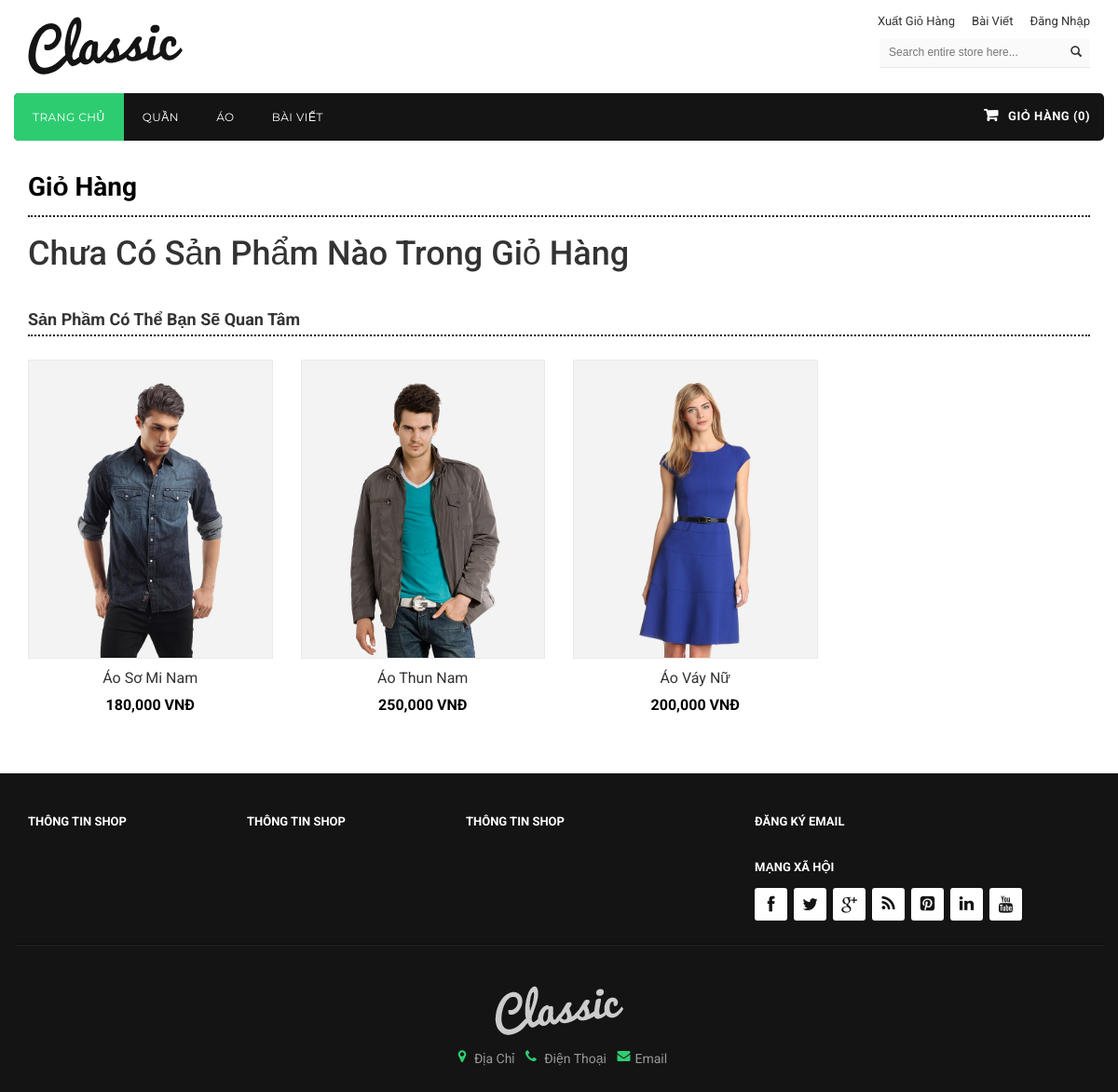
Screenshot of /index.php?c=cart with the database file from the repository.
### tables this page shows
CREATE TABLE IF NOT EXISTS `catalog` (
  `id` int(11) NOT NULL,
  `name` varchar(128) NOT NULL,
  `parent_id` int(11) NOT NULL DEFAULT '0',
  `level` int(11) NOT NULL DEFAULT '0'
);

CREATE TABLE IF NOT EXISTS `product` (
  `id` int(255) NOT NULL,
  `catalog_id` int(11) NOT NULL,
  `name` varchar(100) NOT NULL,
  `price` double NOT NULL DEFAULT '0',
  `content` text NOT NULL,
  `discount` int(11) NOT NULL DEFAULT '0',
  `image_link` varchar(50) NOT NULL,
  `image_list` text NOT NULL,
  `created` date NOT NULL,
  `view` int(11) NOT NULL DEFAULT '0'
);

### views/index/cart.php (the view, shortened to what the rows shown need)
<section class="main-container col1-layout wow bounceInUp animated">
  <div class="main container">
    <div class="col-main">
      <div class="cart">
          <div class="page-title">
              <h2>Giỏ Hàng</h2>
          </div>
          <?php if (!empty($_SESSION['cart'])): ?>
              <div class="table-responsive">
              <form id='form-update'>
                  <input type="hidden" value="cart" name="c">
                  <input type="hidden" value="update" name="m">
                  <fieldset>
                      <table class="data-table cart-table" id="shopping-cart-table">
                        <thead>
                          <tr class="first last">
                            <th rowspan="1">&nbsp;</th>
                            <th rowspan="1"><span class="nobr">Tên Sản Phẩm</span></th>
                            <th colspan="1" class="a-center"><span class="nobr">Giá</span></th>
                            <th class="a-center " rowspan="1">Số Lượng</th>
                            <th colspan="1" class="a-center">Tổng Giá</th>
                            <th class="a-center" rowspan="1">&nbsp;</th>
                          </tr>
                        </thead>
                        <tfoot>
                          <tr class="first last">
                              <td class="a-right last" colspan="6">
                                  <button class="button btn-continue" onclick="window.location.href='index.php'" title="Tiếp Tục" type="button"><span>Tiếp Tục</span></button>
                                  <button class="button btn-update" title="Cập Nhật" value="update_cart" name="update_cart_action" type="submit"><span>Cập Nhật</span></button>
                                  <button id="empty_cart_button" class="button" title="Xóa Giỏ Hàng"><span>Xóa Giỏ Hàng</span></button>
                              </td>
                          </tr>
                        </tfoot>
                        <tbody>
                          <?php
                              $total='';
                              foreach ($_SESSION['cart'] as $key => $value): ?>
                              <tr class="first odd">
                                <td class="image"><a class="product-image" title="<?php echo $value['name']; ?>" href="index.php?c=product&m=detail&id=<?php echo $key; ?>"><img width="75" alt="<?php echo $value['name']; ?>" src="products-images/<?php echo $value['image_link']; ?>"></a></td>
                                <td><h2 class="product-name"> <a href="index.php?c=product&m=detail&id=<?php echo $key; ?>"><?php echo $value['name']; ?></a> </h2></td>
                                <td class="a-center hidden-table"><span class="cart-price"> <span class="price"><?php echo number_format($value['price']); ?> VNĐ</span></span></td>
                                <td class="a-center"><input maxlength="12" class="input-text qty" title="Số Lượng" size="4" value="<?php echo $value['qty']; ?>" name="txtQty[<?php echo $key; ?>]"></td>
                                <td class="a-center"><span class="cart-price"> <span class="price"><?php echo number_format($value['subtotal']); ?> VNĐ</span> </span></td>
                                <td class="a-center last"><a class="button remove-item" id='del' data-key="<?php echo $key; ?>" title="Xóa Sản Phẩm"><span><span>Xóa Sản Phẩm</span></span></a></td>
                              </tr>
                          <?php
                              $total+=$value['subtotal'];
                              endforeach
                          ?>
                        </tbody>
                      </table>
                  </fieldset>
              </form>
              </div>
              <div class="cart-collaterals row">
                <form id="form-info-transaction">
                  <div class="col-sm-4">
                    <div class="shipping">
                      <h3>Thông Tin Liên Lạc</h3>
                      <div class="shipping-form">
                        <ul class="form-list">
                          <li>
                            <div class="form-group">
                              <label for="txtName">Họ Tên</label>
                                <input type="text" name="txtName" style='width:100%' id="txtName" class="form-control">
                            </div>
                          </li>
                          <li>
                            <div class="form-group">
                              <label for="txtPhone">Điện Thoại</label>
                              <input type="text" name="txtPhone" style='width:100%' id="txtPhone" class="form-control">
                            </div>
                          </li>
                          <li>
                            <div class="form-group">
                              <label for="txtEmail">Email</label>
                              <input type="text" name="txtEmail" style='width:100%' id="txtEmail" class="form-control">
                            </div>
                          </li>
                        </ul>
                      </div>
                    </div>
                  </div>
                  <div class="col-sm-4">
                    <div class="shipping">
                      <h3>Nhập Địa Chỉ Nhận Hàng</h3>
                      <div class="shipping-form">
                          <ul class="form-list">
                            <li>
                              <div class="form-group">
                                <label for="txtAddress">Địa Chỉ</label>
                                <input type="text" name="txtAddress" style='width:100%' id="txtAddress" class="form-control">
                              </div>
                            </li>
                          </ul>
                      </div>
                    </div>
                  </div>
                  <div class="totals col-sm-4">
                    <h3>Tổng số Tiền Giỏ Hàng</h3>
                    <div class="inner">
                      <table class="table shopping-cart-table-total" id="shopping-cart-totals-table">
                        <tbody>
                          <tr>
                            <td colspan="1" class="a-left">Tổng Giá Trị</td>
                            <td class="a-right"><span class="price"><?php echo number_format($total); ?> VNĐ</span></td>
                          </tr>
                        </tbody>
                      </table>
                      <ul class="checkout">
                        <li>
                          <button class="button btn-proceed-checkout" name='submit' type='submit' title="Tiến Hành Đặt Hàng" ><span>Đặt Hàng</span></button>
                        </li>
                      </ul>
                    </div>
                  </div>
                </form>
              </div>
          <?php else: ?>
              <h1>Chưa Có Sản Phẩm Nào Trong Giỏ Hàng</h1>
          <?php endif ?>
      </div>
      <div class="crosssel wow bounceInUp animated">
        <div>
          <h2>Sản Phầm Có Thể Bạn Sẽ Quan Tâm</h2>
        </div>
        <div class="category-products">
          <ul class="products-grid crosssel-pro">
          <?php foreach ($data as $key => $value): ?>
            <li class="item col-lg-3 col-md-3 col-sm-4 col-xs-6">
                <div class="item-inner">
                  <div class="item-img">
                    <div class="item-img-info"> <a href="index.php?c=product&m=detail&id=<?php echo $value['id']; ?>" title="<?php echo $value['name']; ?>" class="product-image"> <img src="products-images/<?php echo $value['image_link']; ?>" alt="<?php echo $value['name']; ?>"> </a>
                    </div>
                  </div>
                  <div class="item-info">
                    <div class="info-inner">
                      <div class="item-title"> <a href="index.php?c=product&m=detail&id=<?php echo $value['id']; ?>" title="<?php echo $value['name']; ?>"> <?php echo $value['name']; ?> </a> </div>
                      <div class="item-content">
                        <div class="item-price">
                          <div class="price-box">
                          <?php if ($value['discount']==0): ?>
                            <span class="regular-price"><span class="price"><?php echo number_format($value['price']); ?> VNĐ</span> </span>
                          <?php endif ?>
                          </div>
                        </div>
                      </div>
                    </div>
                  </div>
                </div>
            </li>
          <?php endforeach ?>
          </ul>
        </div>
      </div>
    </div>
  </div>
</section>

### views/layout_home.php (shortened to what the rows shown need)
<!DOCTYPE html>
<html lang="en">
<head>
<link rel="stylesheet" type="text/css" href="./styles/css/bootstrap.min.css">
<link rel="stylesheet" type="text/css" href="./styles/css/font-awesome.css" media="all">
<link rel="stylesheet" type="text/css" href="./styles/css/animate.css" media="all">
<link rel="stylesheet" type="text/css" href="./styles/css/revslider.css" >
<link rel="stylesheet" type="text/css" href="./styles/css/owl.carousel.css">
<link rel="stylesheet" type="text/css" href="./styles/css/owl.theme.css">
<link rel="stylesheet" type="text/css" href="./styles/css/jquery.mobile-menu.css">
<link rel="stylesheet" type="text/css" href="./styles/css/style.css" media="all">
<link rel="stylesheet" type="text/css" href="./styles/css/blogmate.css">
<link rel="stylesheet" type="text/css" href="./styles/css/flexslider.css">
</head>
<body class="cms-index-index cms-home-page">
<div id="page">
  <nav>
    <div class="container">
      <div class="row">
        <div class="nav-inner col-lg-12">
          <ul id="nav" class="hidden-xs">
            <?php $menu=model('catalog')->catalog('WHERE parent_id=0');
                  foreach ($menu as $key => $value):
            ?>
              <li class="mega-menu"><a href="index.php?c=product&id=<?php echo $value['id']; ?>" class="level-top"><span><?php echo $value['name']; ?></span></a>
              </li>
            <?php endforeach ?>
          </ul>
        </div>
      </div>
    </div>
  </nav>
  <div id='ajax_table'>
    <?php include ROOT . DS . 'views' . DS . $template_file; ?>
  </div>
</div>
</body>
</html>

### rows the page displays
catalog: name "QUẦN"
catalog: name "ÁO"
product: image_link (picture), name "Áo Sơ Mi Nam", price "180,000"
product: image_link (picture), name "Áo Thun Nam", price "250,000"
product: image_link (picture), name "Áo Váy Nữ", price "200,000"
